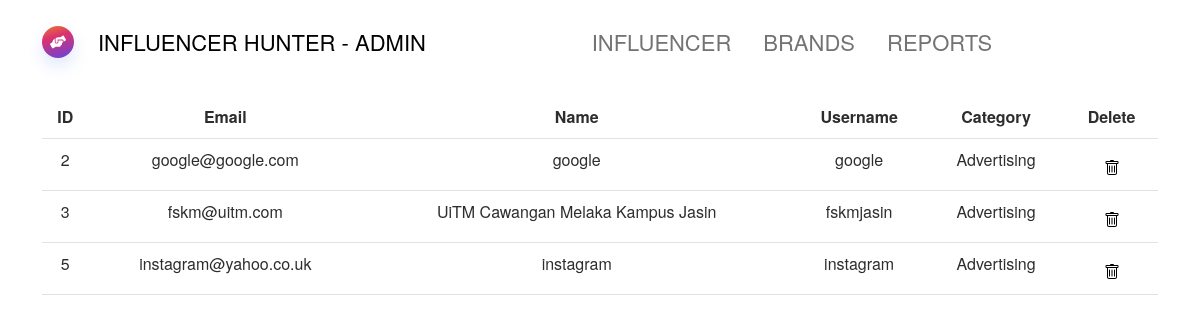
/BrandsAdmin, run on the app's committed database.
### app/models.py (models this page shows, shortened)
class Users(db.Model, Base, UserMixin):
    id              = db.Column(db.Integer, primary_key=True)
    email           = db.Column(db.String(100), unique=True, nullable=False)
    password_hash   = db.Column(db.String(150))
    name            = db.Column(db.String(100), nullable=False)
    username        = db.Column(db.String(100), unique=True, nullable=False)
    category        = db.Column(db.Integer, db.ForeignKey('category.id'))
    evaluation      = db.relationship('Evaluation', backref='author', lazy='dynamic')
    __mapper_args__ = {
        'polymorphic_identity':'users'
    }

class Business(Users, UserMixin):
    id              = db.Column(db.Integer, db.ForeignKey('users.id'), primary_key=True)
    location        = db.Column(db.String(200))
    __mapper_args__ = {
        'polymorphic_identity':'business'
    }

class Users(db.Model, Base, UserMixin):
    id              = db.Column(db.Integer, primary_key=True)
    email           = db.Column(db.String(100), unique=True, nullable=False)
    password_hash   = db.Column(db.String(150))
    name            = db.Column(db.String(100), nullable=False)
    username        = db.Column(db.String(100), unique=True, nullable=False)
    category        = db.Column(db.Integer, db.ForeignKey('category.id'))
    evaluation      = db.relationship('Evaluation', backref='author', lazy='dynamic')
    __mapper_args__ = {
        'polymorphic_identity':'users'
    }

class Category(db.Model):
    id      = db.Column(db.Integer, primary_key=True)
    catg    = db.Column(db.String)
    users   = db.relationship('Users')

### app/routes.py (the view)
@app.route('/BrandsAdmin')
def brandsadmin():
    user = Business.query.all()
    for cat in user:
        category = cat.category
        catname = Category.query.filter_by(id=category).first()
        fcat = catname.catg
    return render_template('brandsAdmin.html', all=user, fcat=fcat)

### app/routes.py (called while the page is built)
@app.context_processor
def base():
    form = SearchForm()
    return dict(form=form)

### app/templates/brandsAdmin.html (shortened to what this page needs)
<!DOCTYPE html>
<html lang="en">
<head>
    <link rel="stylesheet" href="{{ url_for('static', filename='assets/bootstrap/css/bootstrap.min.css')}}">
    <link rel="stylesheet" href="{{ url_for('static', filename='assets/css/styles.min.css')}}" />
</head>
<body>
    <nav class="navbar navbar-light navbar-expand-md fixed-top navbar-shrink py-3" id="mainNav">
        <div class="container"><a class="navbar-brand d-flex align-items-center" href="/"><span
                    class="bs-icon-sm bs-icon-circle bs-icon-primary shadow d-flex justify-content-center align-items-center me-2 bs-icon"
                    style="background: repeating-linear-gradient(164deg, #ea772e 0%, #db326e 35%, #7241d1 92%, #554ddd 100%);"></span><span><a href="/index">INFLUENCER HUNTER - ADMIN</a></span></a>
            <div class="collapse navbar-collapse" id="navcol-1">
                <ul class="navbar-nav mx-auto">
                    <li class="nav-item"><a class="nav-link" href="/InfluencersAdmin">INFLUENCER</a></li>
                    <li class="nav-item"><a class="nav-link" href="/BrandsAdmin">BRANDS</a></li>
                    <li class="nav-item"><a class="nav-link" href="/reports">REPORTS</a></li>
                </ul>
            </div>
        </div>
    </nav>
    <section class="py-5">
        <div class="container text-center py-5">
            <table class="table">
                <tbody>
                <tr>
                    <th>ID</th>
                    <th>Email</th>
                    <th>Name</th>
                    <th>Username</th>
                    <th>Category</th>
                    <th>Delete</th>
                </tr>
                {% for data in all %}
                <tr>
                    <td>{{ data["id"] }}</td>
                    <td>{{ data["email"] }}</td>
                    <td>{{ data["name"] }}</td>
                    <td>{{ data["username"] }}</td>
                    <td>{{ fcat }}</td>
                    <td><a onclick="return confirmation()" href="{{ url_for('delete_profile', userid=data.id)}}"></i></a>
                    </td>
                </tr>
                {% endfor %}
                </tbody>
            </table>
        </div>
    </section>
</body>
</html>

### data on the page
Business: id "2", email "google@google.com", name "google", username "google"
Category: catg "Advertising"
Business: id "3", email "fskm@uitm.com", name "UiTM Cawangan Melaka Kampus Jasin", username "fskmjasin"
Business: id "5", email "instagram@yahoo.co.uk", name "instagram", username "instagram"
